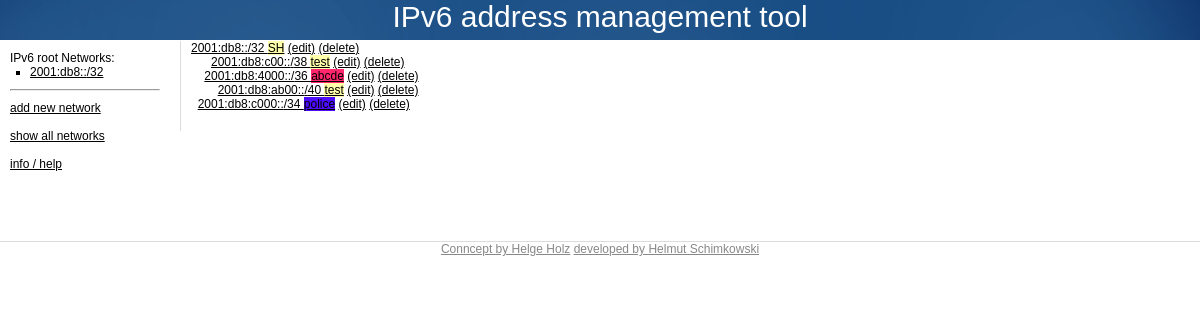
The page /?action=showIpv6Route on the database its author committed.
### tables this page shows
CREATE TABLE IF NOT EXISTS `ipamv6` (
  `id` int(11) NOT NULL AUTO_INCREMENT,
  `network` varchar(39) NOT NULL,
  `network_bin` varchar(128) NOT NULL,
  `mask` int(3) NOT NULL,
  `root` double NOT NULL,
  `color` varchar(7) NOT NULL,
  `description` text NOT NULL,
  PRIMARY KEY (`id`)
);

### class/mysq.class.php (called while the page is built, shortened)
<?php
class mysql
{
    private $host     = '';
    private $user     = '';
    private $passwort     = '';
    private $dbname     = '';
    private $last_injection = '';
    private $conn_id = null;
    public function __construct()
    {
        $this->host     = DB_HOST.":".DB_PORT;
        $this->user     = DB_USER;
        $this->passwort = DB_PASS;
        $this->dbname     = DB_NAME;
        return($this->conn_id);
    }
    private function connect_mysql()
    {
        $this->conn_id = new mysqli($this->host,$this->user,$this->passwort, $this->dbname);
    }
    public function query($sqlcode)
    {
        $this->last_injection = $this->conn_id->query($sqlcode);
        return($this->last_injection);
    }
    public function array_result($sql = NULL, &$row = '')
    {
        $inc = '';
        if($sql === NULL)
        {
            $inc = $this->last_injection;
            } else {
            $inc = $sql;
        }
        $row = mysqli_fetch_array($inc);
        return($row);
    }
}
?>

### class/ipv6.php (called while the page is built, shortened)
<?php
class IPv6
{
	private $myAddress;
	public $myPrefix;
	public function initHex($net, $prefix)
	{
		$this->myPrefix = $prefix;
	}
	public function initBinary($bin, $mask)
	{
		$return = "";
		for($i=0; $i < strlen($bin)/4 ; $i++)
		{
			if(($i % 4)==0 && $i!=0)
				$return = $return.":";
			$part = substr($bin, ($i*4), 4);
			if($part=="0000")
				$return = $return."0";
			elseif($part=="0001")
			$return = $return."1";
			elseif($part=="0010")
			$return = $return."2";
			elseif($part=="0011")
			$return = $return."3";
			elseif($part=="0100")
			$return = $return."4";
			elseif($part=="0101")
			$return = $return."5";
			elseif($part=="0110")
			$return = $return."6";
			elseif($part=="0111")
			$return = $return."7";
			elseif($part=="1000")
			$return = $return."8";
			elseif($part=="1001")
			$return = $return."9";
			elseif($part=="1010")
			$return = $return."a";
			elseif($part=="1011")
			$return = $return."b";
			elseif($part=="1100")
			$return = $return."c";
			elseif($part=="1101")
			$return = $return."d";
			elseif($part=="1110")
			$return = $return."e";
			elseif($part=="1111")
			$return = $return."f";
		}
		$this->myPrefix = $mask;
		$this->myAddress = $return;
	}
	private function expand($addr)
	{
		if (strpos($addr, '::') !== false) {
			$part = explode('::', $addr);
			$part[0] = explode(':', $part[0]);
			$part[1] = explode(':', $part[1]);
			$missing = array();
			for ($i = 0; $i < (8 - (count($part[0]) + count($part[1]))); $i++)
				array_push($missing, '0000');
			$missing = array_merge($part[0], $missing);
			$part = array_merge($missing, $part[1]);
		} else {
			$part = explode(":", $addr);
		}
		$result = implode(':', $part);
		if (strlen($result) == 39) {
			$this->myAddress = $result;
		} else {
			return false;
		}
	}
	public function getMyCompressedAddress()
	{
		return inet_ntop(inet_pton($this->myAddress));
	}
	public function binAddress()
	{
		$result ="";
		$addr = str_replace(":", "", $this->myAddress);
		for ($i=0; $i < strlen($addr); $i++)
		{
			if($addr[$i]=="0")
				$result = $result."0000";
			elseif ($addr[$i]=="1")
			$result = $result."0001";
			elseif ($addr[$i]=="2")
			$result = $result."0010";
			elseif ($addr[$i]=="3")
			$result = $result."0011";
			elseif ($addr[$i]=="4")
			$result = $result."0100";
			elseif ($addr[$i]=="5")
			$result = $result."0101";
			elseif ($addr[$i]=="6")
			$result = $result."0110";
			elseif ($addr[$i]=="7")
			$result = $result."0111";
			elseif ($addr[$i]=="8")
			$result = $result."1000";
			elseif ($addr[$i]=="9")
			$result = $result."1001";
			elseif ($addr[$i]=="a" || $addr[$i]=="A")
			$result = $result."1010";
			elseif ($addr[$i]=="b" || $addr[$i]=="B")
			$result = $result."1011";
			elseif ($addr[$i]=="c" || $addr[$i]=="C")
			$result = $result."1100";
			elseif ($addr[$i]=="d" || $addr[$i]=="D")
			$result = $result."1101";
			elseif ($addr[$i]=="e" || $addr[$i]=="E")
			$result = $result."1110";
			elseif ($addr[$i]=="f" || $addr[$i]=="F")
			$result = $result."1111";
		}
		return $result;
	}
	public function binMask()
	{
		$result=str_repeat("1", $this->myPrefix);
		$result=$result.str_repeat("0", 128-$this->myPrefix);
		return $result;
	}
	public function binNetwork()
	{
		$result = "";
		$binAddr=$this->binAddress();
		$binMask=$this->binMask();
		for($i=0; $i < strlen($binMask); $i++)
		{
			if($binMask[$i]=='1')
				$result = $result.$binAddr[$i];
			else
				$result = $result."0";
		}
		return $result;
	}
	public function hexExpandedNetwork()
	{
		$return = "";
		$bin = $this->binNetwork();
		for($i=0; $i < strlen($bin)/4 ; $i++)
		{
			if(($i % 4)==0 && $i!=0)
				$return = $return.":";
			$part = substr($bin, ($i*4), 4);
			if($part=="0000")
				$return = $return."0";
			elseif($part=="0001")
			$return = $return."1";
			elseif($part=="0010")
			$return = $return."2";
			elseif($part=="0011")
			$return = $return."3";
			elseif($part=="0100")
			$return = $return."4";
			elseif($part=="0101")
			$return = $return."5";
			elseif($part=="0110")
			$return = $return."6";
			elseif($part=="0111")
			$return = $return."7";
			elseif($part=="1000")
			$return = $return."8";
			elseif($part=="1001")
			$return = $return."9";
			elseif($part=="1010")
			$return = $return."a";
			elseif($part=="1011")
			$return = $return."b";
			elseif($part=="1100")
			$return = $return."c";
			elseif($part=="1101")
			$return = $return."d";
			elseif($part=="1110")
			$return = $return."e";
			elseif($part=="1111")
			$return = $return."f";
		}
		return $return;
	}
	public function hexCompressedNetwork()
	{
		return inet_ntop(inet_pton($this->hexExpandedNetwork()));
	}
}
?>

### showIpv6Route.php (the view, shortened to what this page needs)
<pre>
<?php
$q="SELECT * FROM  `ipamv6` order by network_bin, mask ASC;";
$res = $sql->query($q);
$r=new IPv6();
while ($row = $sql->array_result($res))
{
	$r->initBinary($row['network_bin'], $row['mask']);
	echo "<a href=\".?action=sudoku&amp;mask=".(floor($row['mask'] / 8)*8)."&amp;network=".$r->binNetwork()."\">";
	echo $r->getMyCompressedAddress()."/".$r->myPrefix. " <span style=\"background: ".$row['color']."\">".$row['description']."</span></a> ";
	echo "<a href=\"./?action=editNetworkForm&amp;id=".$row['id']."\">(edit)</a> ";
	echo "<a href=\"./?action=deleteNetwork&amp;id=".$row['id']."\">(delete)</a> \n";
}
?>
</pre>

### index.php (shortened to what this page needs)
<?php
require_once 'class/mysq.class.php';
require_once 'class/ipv6.php';
require_once 'functions.php';
$sql = new mysql("localhost","user","passwort","datenbank");
?>
<!DOCTYPE html>
<html>
	<head>
		<link rel="stylesheet" href="css/main.css" />
	</head>
	<body>
		<header>
			<div id="header_page">
				IPv6 address management tool
			</div>
		</header>
		<div id="main">
			<div id="main_page">
				<div id="left">
					<?php left(); ?>
				</div>
			<div id="right">
<?php
if($_GET['action']=="sudoku")
	include_once 'sudoku.php';
elseif ($_GET['action']=="showIpv6Route")
	include_once 'showIpv6Route.php';
elseif ($_GET['action']=="addCustomNetworkForm")
	include_once 'addCustomNetworkForm.php';
elseif ($_GET['action']=="editNetworkForm")
	include_once 'editNetworkForm.php';
elseif ($_GET['action']=="todo")
{
	echo "<pre>";
	include_once 'todo.txt';
	echo "</pre>";
}
elseif ($_GET['action']=="help")
	include_once 'help.html';
elseif ($_GET['action']=="deleteNetwork")
	include_once 'deleteNetwork.php';
else
	echo "Please select your root network first!";
?>
			</div>
			</div>
		</div>
		<footer>
			<a href="mailto:helge.holz@dataport.de">Conncept by Helge Holz</a>
			<a href="http://www.schimkowski.net" target="_blank">developed by Helmut Schimkowski</a>
		</footer>
	</body>
</html>

### functions.php (shortened to what this page needs)
<?php
function left()
{
	global $sql;
	$res = $sql->query("SELECT * FROM `".DB_PREFIX."ipamv6` WHERE `root`=1 ORDER BY `network_bin` ASC;");
	?>
	IPv6 root Networks:
	<ul>
		<?php
		while($row = $sql->array_result($res))
		{
			$ipv6 = new IPv6();
			$ipv6->initHex($row['network'], $row['mask']);
			?><li>
				<a 	href="./?action=sudoku&amp;mask=<?php echo floor($ipv6->myPrefix/8)*8; ?>&amp;network=<?php echo $ipv6->binNetwork() ?>" title="<?php echo $row['description']; ?>">
					<?php echo $ipv6->hexCompressedNetwork()."/".$row['mask']; ?>
				</a>
		<?php }
		?>
		</ul>
		<hr />
		<a href="./?action=addCustomNetworkForm">add new network</a><br />
		<br />
		<a href="./?action=showIpv6Route">show all networks</a><br />
		<br />
		<a href="http://ipamv6.schimkowski.net" target="_blank">info / help</a><br />
	<?php
}
	?>

### css/main.css (style rules this page uses)
* { margin: 0px 0px 0px 0px; padding: 0px 0px 0px 0px; vertical-align: top; font-family: 'Century Gothic', Verdana, Arial; }
a { color: #000000; }
ul { margin-left: 20px; }
li { list-style-type: square; }
hr { margin-top: 10px; margin-bottom: 10px; }
header { background-image: url('../img/page_header.png'); background-color: #0b2e66; background-repeat: no-repeat; background-position: center top; height: 40px; border-bottom: solid 1px #ffffff; padding: 0px; color: #ffffff; font-size: 30px; text-align: center; }
#header_page, #main_page { min-width: 1200px; }
#main { font-size: 12px; background-repeat: repeat-x; background-position: center top; min-height: 200px; }
#left { padding: 10px 20px 0 10px; float: left; width: 150px; }
#right { padding: 0 20px 20px 10px; border-left: solid 1px #dcdcdc; float: left; }
footer { clear: both; text-align: center; font-size: 12px; border-top: solid 1px #dcdcdc }
footer a { color: #888888; }
body { counter-reset: ebene1; }

### rows shown on the page
ipamv6: hexCompressedNetwork "2001:db8::", mask "32", network "2001:db8::", description "SH"
ipamv6: network "2001:db8:c00::", mask "38", description "test"
ipamv6: network "2001:db8:4000::", mask "36", description "abcde"
ipamv6: MyCompressedAddress "2001:db8:ab00::", mask "40", description "test"
ipamv6: network "2001:db8:c000::", mask "34", description "police"
